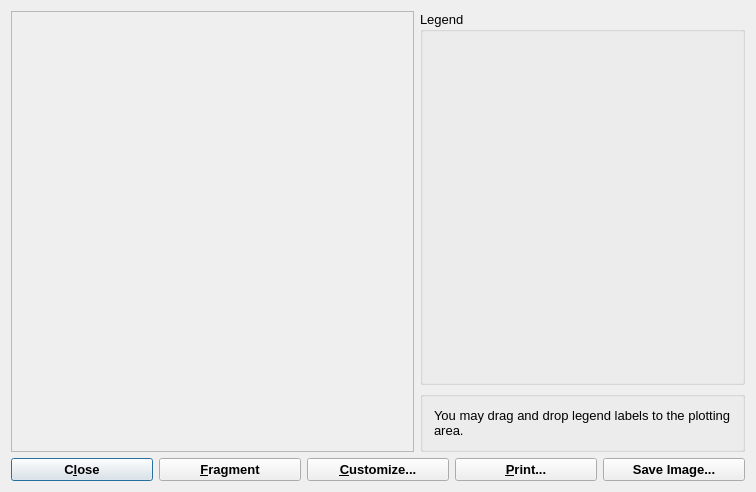
<?xml version="1.0" encoding="UTF-8"?>
<ui version="4.0">
 <class>GraphDialogData</class>
 <widget class="QDialog" name="GraphDialogData">
  <property name="geometry">
   <rect>
    <x>0</x>
    <y>0</y>
    <width>756</width>
    <height>492</height>
   </rect>
  </property>
  <property name="font">
   <font>
    <pointsize>10</pointsize>
   </font>
  </property>
  <property name="windowTitle">
   <string>GEM-Selektor v.2.1-PSI Graphics Dialog</string>
  </property>
  <layout class="QGridLayout">
   <item row="0" column="0" rowspan="2">
    <widget class="QFrame" name="plotFrame">
     <property name="sizePolicy">
      <sizepolicy hsizetype="Expanding" vsizetype="Expanding">
       <horstretch>0</horstretch>
       <verstretch>0</verstretch>
      </sizepolicy>
     </property>
     <property name="minimumSize">
      <size>
       <width>400</width>
       <height>400</height>
      </size>
     </property>
     <property name="frameShape">
      <enum>QFrame::StyledPanel</enum>
     </property>
     <property name="frameShadow">
      <enum>QFrame::Raised</enum>
     </property>
    </widget>
   </item>
   <item row="0" column="1">
    <widget class="QGroupBox" name="pGrpLegend">
     <property name="sizePolicy">
      <sizepolicy hsizetype="Minimum" vsizetype="Expanding">
       <horstretch>0</horstretch>
       <verstretch>0</verstretch>
      </sizepolicy>
     </property>
     <property name="title">
      <string>Legend</string>
     </property>
    </widget>
   </item>
   <item row="1" column="1">
    <widget class="QGroupBox" name="groupBox">
     <property name="sizePolicy">
      <sizepolicy hsizetype="Minimum" vsizetype="Preferred">
       <horstretch>0</horstretch>
       <verstretch>0</verstretch>
      </sizepolicy>
     </property>
     <property name="title">
      <string/>
     </property>
     <layout class="QGridLayout">
      <item row="0" column="0">
       <widget class="QLabel" name="TextLabel1">
        <property name="sizePolicy">
         <sizepolicy hsizetype="Minimum" vsizetype="Preferred">
          <horstretch>0</horstretch>
          <verstretch>0</verstretch>
         </sizepolicy>
        </property>
        <property name="text">
         <string>You may drag and drop legend labels to the plotting area.</string>
        </property>
        <property name="alignment">
         <set>Qt::AlignVCenter</set>
        </property>
        <property name="wordWrap">
         <bool>true</bool>
        </property>
       </widget>
      </item>
     </layout>
    </widget>
   </item>
   <item row="2" column="0" colspan="2">
    <layout class="QHBoxLayout" name="layout">
     <property name="spacing">
      <number>6</number>
     </property>
     <property name="margin">
      <number>0</number>
     </property>
     <item>
      <widget class="QPushButton" name="pBtn1">
       <property name="sizePolicy">
        <sizepolicy hsizetype="Preferred" vsizetype="Minimum">
         <horstretch>0</horstretch>
         <verstretch>0</verstretch>
        </sizepolicy>
       </property>
       <property name="font">
        <font>
         <family>Arial</family>
         <weight>75</weight>
         <bold>true</bold>
        </font>
       </property>
       <property name="toolTip">
        <string>Closes the plot and goes back to the parent window</string>
       </property>
       <property name="text">
        <string>C&amp;lose</string>
       </property>
       <property name="shortcut">
        <string>Alt+L</string>
       </property>
      </widget>
     </item>
     <item>
      <widget class="QPushButton" name="pFragmentBtn">
       <property name="sizePolicy">
        <sizepolicy hsizetype="Preferred" vsizetype="Preferred">
         <horstretch>0</horstretch>
         <verstretch>0</verstretch>
        </sizepolicy>
       </property>
       <property name="font">
        <font>
         <family>Arial</family>
         <weight>75</weight>
         <bold>true</bold>
        </font>
       </property>
       <property name="toolTip">
        <string>Shows a fragment of the plot - set up size and position under Configure...</string>
       </property>
       <property name="text">
        <string>&amp;Fragment</string>
       </property>
      </widget>
     </item>
     <item>
      <widget class="QPushButton" name="pBtn4">
       <property name="sizePolicy">
        <sizepolicy hsizetype="Preferred" vsizetype="Preferred">
         <horstretch>0</horstretch>
         <verstretch>0</verstretch>
        </sizepolicy>
       </property>
       <property name="font">
        <font>
         <family>Arial</family>
         <weight>75</weight>
         <bold>true</bold>
        </font>
       </property>
       <property name="toolTip">
        <string>Press to set up axii, colors, and graph legend symbols</string>
       </property>
       <property name="text">
        <string>&amp;Customize...</string>
       </property>
       <property name="checkable">
        <bool>false</bool>
       </property>
      </widget>
     </item>
     <item>
      <widget class="QPushButton" name="pBtn3">
       <property name="sizePolicy">
        <sizepolicy hsizetype="Preferred" vsizetype="Preferred">
         <horstretch>0</horstretch>
         <verstretch>0</verstretch>
        </sizepolicy>
       </property>
       <property name="font">
        <font>
         <family>Arial</family>
         <weight>75</weight>
         <bold>true</bold>
        </font>
       </property>
       <property name="toolTip">
        <string>Prints the plot and its legend (under construction)</string>
       </property>
       <property name="text">
        <string>&amp;Print...</string>
       </property>
      </widget>
     </item>
     <item>
      <widget class="QPushButton" name="PushButton5">
       <property name="font">
        <font>
         <family>Arial</family>
         <weight>75</weight>
         <bold>true</bold>
        </font>
       </property>
       <property name="text">
        <string>Save Image...</string>
       </property>
      </widget>
     </item>
    </layout>
   </item>
  </layout>
 </widget>
 <layoutdefault spacing="6" margin="11"/>
 <tabstops>
  <tabstop>pBtn1</tabstop>
  <tabstop>pFragmentBtn</tabstop>
  <tabstop>pBtn3</tabstop>
  <tabstop>pBtn4</tabstop>
 </tabstops>
 <resources/>
 <connections>
  <connection>
   <sender>pBtn4</sender>
   <signal>clicked()</signal>
   <receiver>GraphDialogData</receiver>
   <slot>CmLegend()</slot>
   <hints>
    <hint type="sourcelabel">
     <x>20</x>
     <y>20</y>
    </hint>
    <hint type="destinationlabel">
     <x>20</x>
     <y>20</y>
    </hint>
   </hints>
  </connection>
  <connection>
   <sender>pFragmentBtn</sender>
   <signal>clicked()</signal>
   <receiver>GraphDialogData</receiver>
   <slot>CmFragment()</slot>
   <hints>
    <hint type="sourcelabel">
     <x>20</x>
     <y>20</y>
    </hint>
    <hint type="destinationlabel">
     <x>20</x>
     <y>20</y>
    </hint>
   </hints>
  </connection>
  <connection>
   <sender>pBtn3</sender>
   <signal>clicked()</signal>
   <receiver>GraphDialogData</receiver>
   <slot>CmPrint()</slot>
   <hints>
    <hint type="sourcelabel">
     <x>20</x>
     <y>20</y>
    </hint>
    <hint type="destinationlabel">
     <x>20</x>
     <y>20</y>
    </hint>
   </hints>
  </connection>
  <connection>
   <sender>pBtn1</sender>
   <signal>clicked()</signal>
   <receiver>GraphDialogData</receiver>
   <slot>accept()</slot>
   <hints>
    <hint type="sourcelabel">
     <x>20</x>
     <y>20</y>
    </hint>
    <hint type="destinationlabel">
     <x>20</x>
     <y>20</y>
    </hint>
   </hints>
  </connection>
  <connection>
   <sender>PushButton5</sender>
   <signal>clicked()</signal>
   <receiver>GraphDialogData</receiver>
   <slot>CmSave()</slot>
   <hints>
    <hint type="sourcelabel">
     <x>20</x>
     <y>20</y>
    </hint>
    <hint type="destinationlabel">
     <x>20</x>
     <y>20</y>
    </hint>
   </hints>
  </connection>
 </connections>
</ui>
